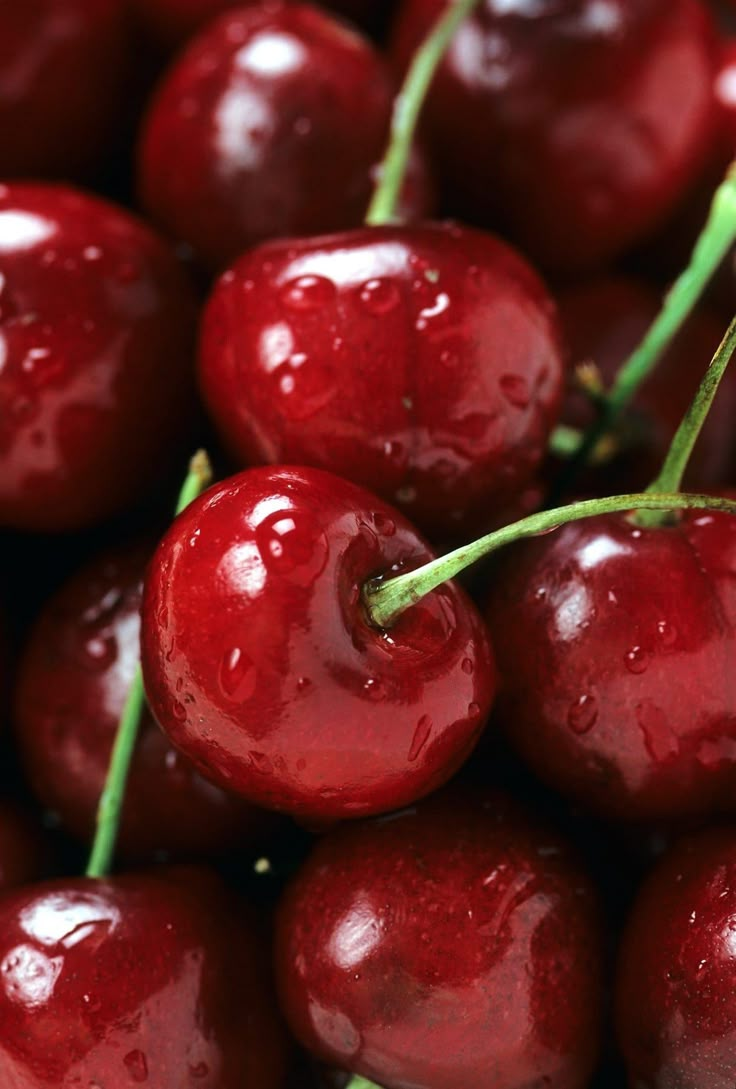
#> input picture test5.jpg, 736 x 1089 px, found by its file name
$ python redfilter.py
#> lines starting #> are read from the running program, lines starting #| are printed output that depends on the picture; after the words box and inside, x2 and y2 are one past the last pixel; in counts of white or black regions, pixels touching at a corner belong together
import cv2
import numpy as np

def enhance_red_weak(image_path, output_path="enhanced_red.png"):
    # Load the image
#> called with image_path = 'images/test5.jpg', output_path = 'enhanced_red.png'
    img = cv2.imread(image_path)
#> img is the input picture: shape (1089, 736, 3); mean B, G, R 28.1, 32.7, 95.1
    if img is None:
        print("Error: Could not load image.")
        return

    # Convert to LAB color space
    lab = cv2.cvtColor(img, cv2.COLOR_BGR2LAB)
#> lab: shape (1089, 736, 3); mean of channels 0, 1, 2 58.5, 153.8, 146
    L, A, B = cv2.split(lab)
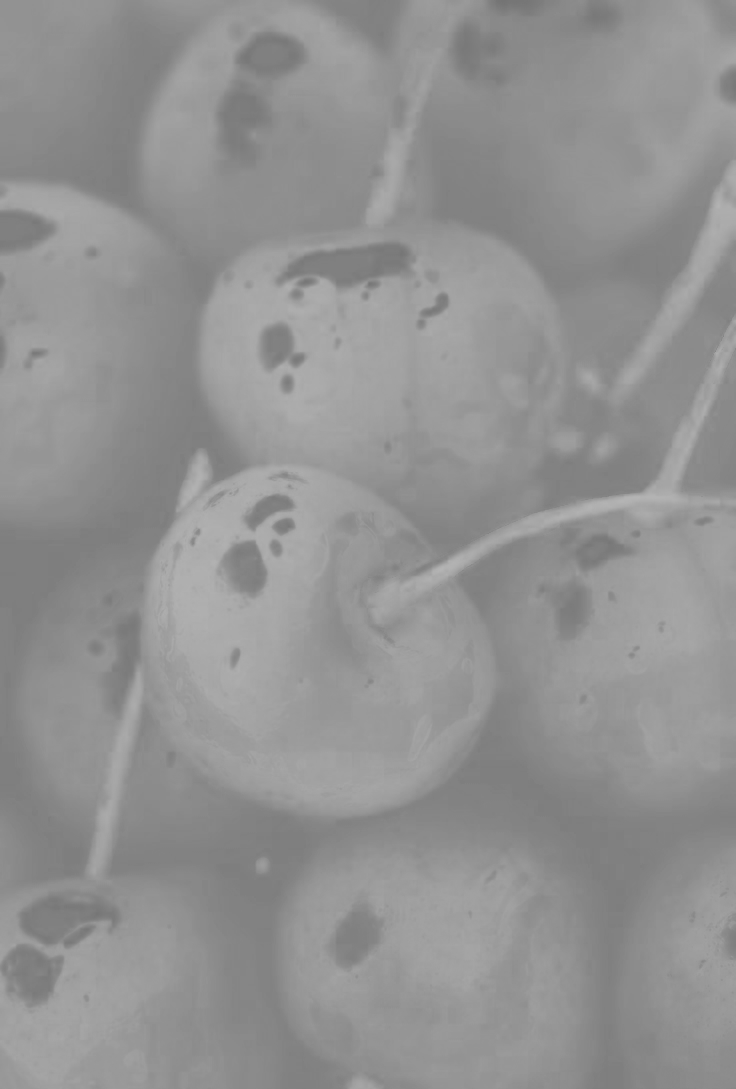
#> B: shape (1089, 736); min 116, max 181, mean 146

    # 🌟 Boost red tones (increase A channel for red shift)
    A = cv2.add(A, 30)  # Increase red intensity
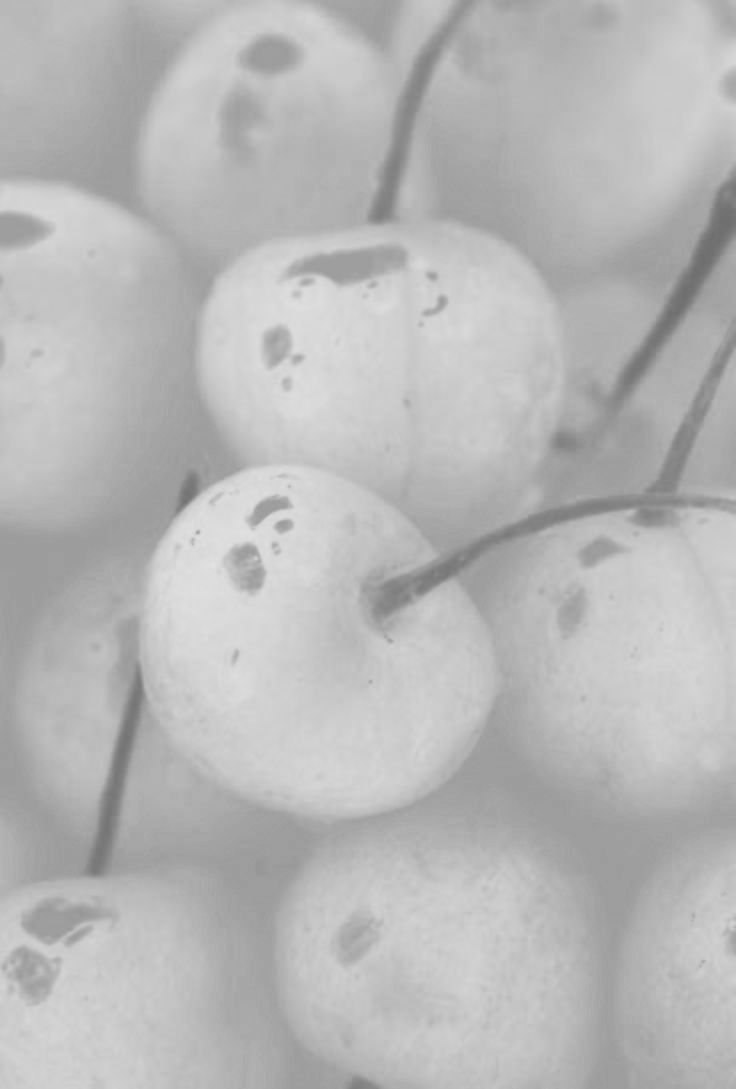
#> A: shape (1089, 736); min 110, max 226, mean 183.8

    # 🌟 Boost contrast using histogram equalization
    L = cv2.equalizeHist(L)
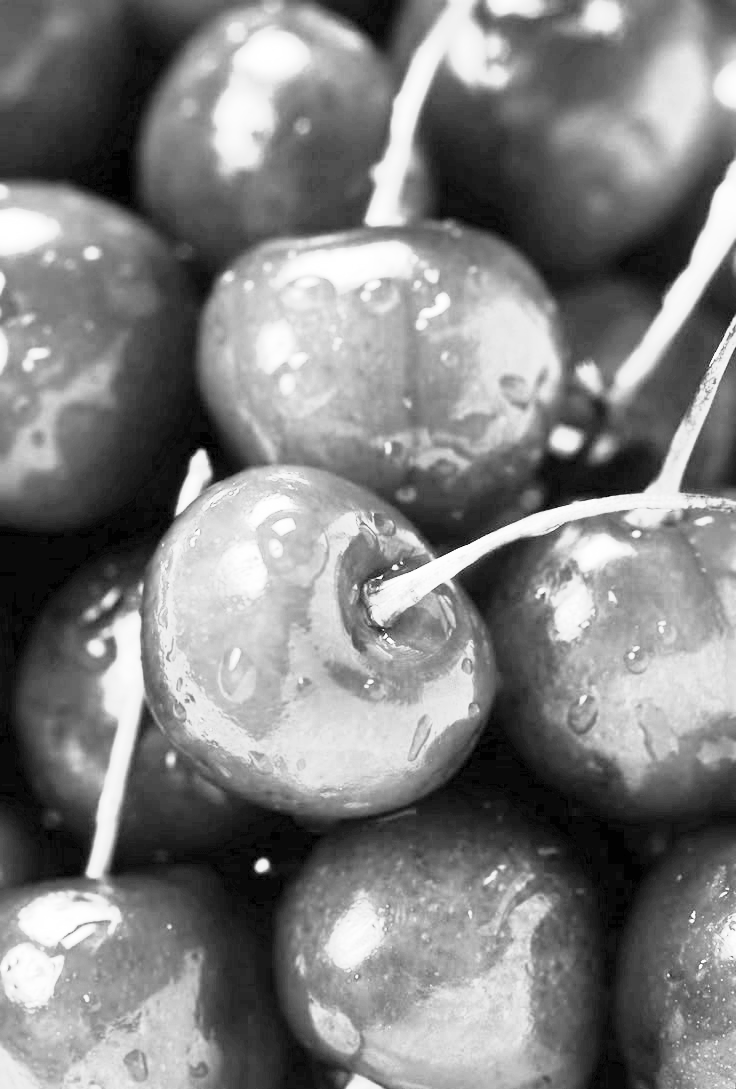
#> L: shape (1089, 736); min 0, max 255, mean 128.7

    # Merge adjusted channels
    enhanced_lab = cv2.merge([L, A, B])
#> enhanced_lab: shape (1089, 736, 3); mean of channels 0, 1, 2 128.7, 183.8, 146
    enhanced_img = cv2.cvtColor(enhanced_lab, cv2.COLOR_LAB2BGR)

    # 🌟 Shift red tones to orange or pink for better visibility
    hsv = cv2.cvtColor(enhanced_img, cv2.COLOR_BGR2HSV)
#> hsv: shape (1089, 736, 3); mean H, S, V 165.1, 181.7, 187.9
    lower_red1 = np.array([0, 40, 40])
    upper_red1 = np.array([10, 255, 255])
    lower_red2 = np.array([170, 40, 40])
    upper_red2 = np.array([180, 255, 255])

    # Create mask for red
    mask = cv2.inRange(hsv, lower_red1, upper_red1) + cv2.inRange(hsv, lower_red2, upper_red2)
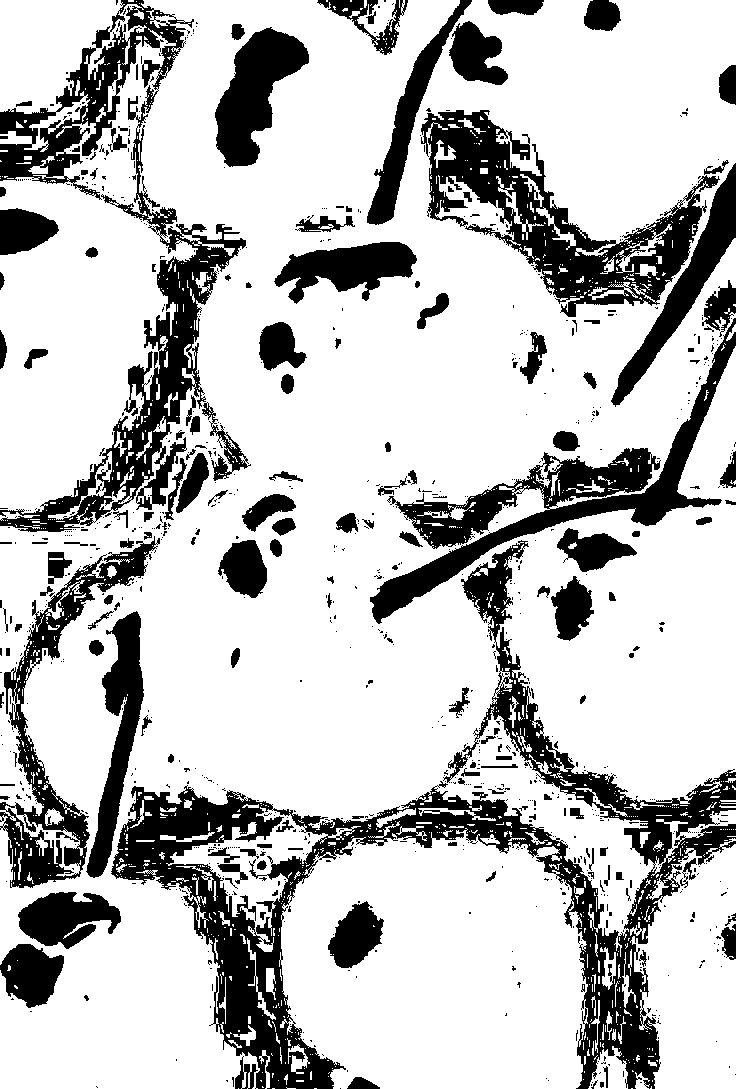
#> mask: shape (1089, 736); 75.8% white; 942 black regions (782 under 20 px), largest, box (x1, y1, x2, y2) and area: (111, 540, 736, 1089) 52246, (0, 0, 246, 532) 25923, (421, 110, 720, 317) 18383

    # Replace red with orange (BGR for orange = [0, 165, 255])
    enhanced_img[mask > 0] = [0, 165, 255]

    # 🌟 Add edge highlighting for better object separation
    edges = cv2.Canny(enhanced_img, 100, 200)
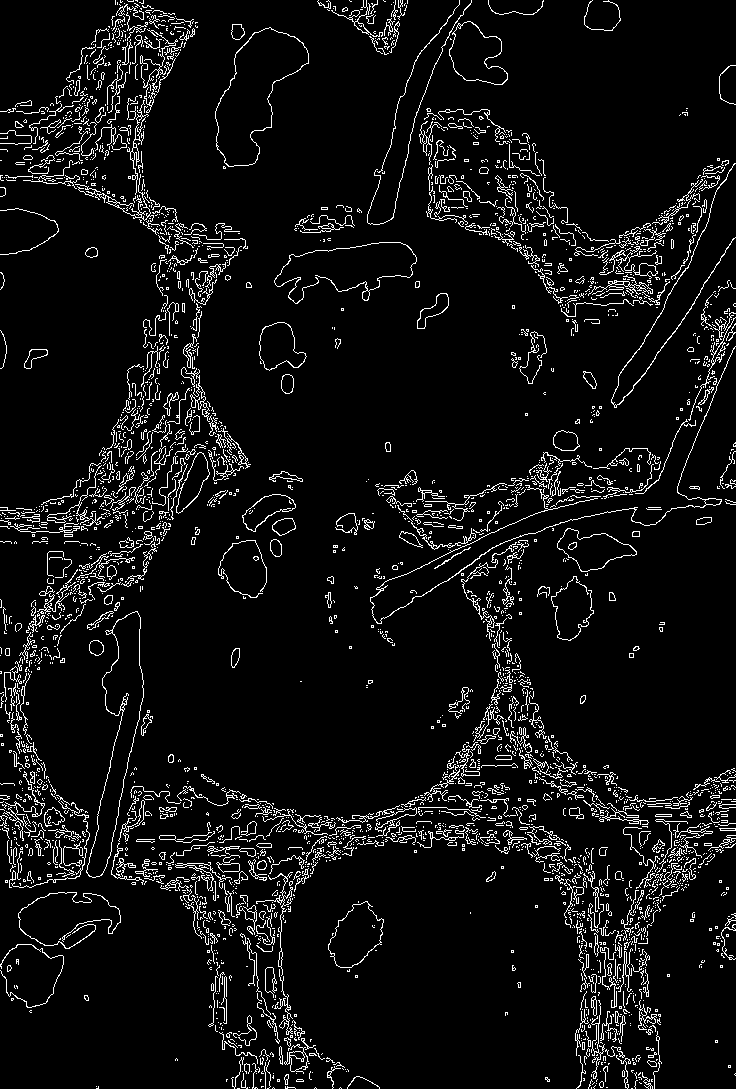
#> edges: shape (1089, 736); 6.5% white in thin lines or dots
    enhanced_img[edges > 0] = [0, 0, 0]  # Black edges
#> enhanced_img: shape (1089, 736, 3); mean B, G, R 20.8, 137.2, 217

    # Resize the image for display
    height, width = enhanced_img.shape[:2]
#> height = 1089; width = 736
    max_height = 500
    if height > max_height:
        scaling_factor = max_height / height
#> scaling_factor = 0.459
        enhanced_img_resized = cv2.resize(enhanced_img, None, fx=scaling_factor, fy=scaling_factor, interpolation=cv2.INTER_AREA)
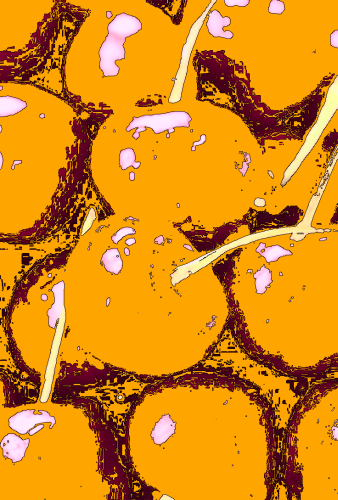
#> enhanced_img_resized: shape (500, 338, 3); mean B, G, R 20.8, 137.2, 217
    else:
        enhanced_img_resized = enhanced_img

    # Save and display result
    cv2.imwrite(output_path, enhanced_img)
    cv2.imshow("Enhanced for Red-weak Vision", enhanced_img_resized)
    cv2.waitKey(0)
    cv2.destroyAllWindows()

# Example usage
image_path = "images/test5.jpg"
enhance_red_weak(image_path)

$ run again, with enhanced_blue.png saved as test5.jpg
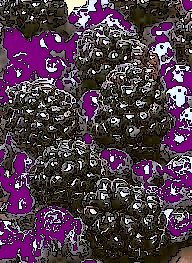
#> input picture enhanced_blue.png, 192 x 263 px, found by its file name
#> in enhance_red_weak, img is the input picture: shape (263, 192, 3); mean B, G, R 74.7, 58.8, 81.2
#> lab: shape (263, 192, 3); mean of channels 0, 1, 2 71.3, 138.4, 124.2
#> enhanced_lab: shape (263, 192, 3); mean of channels 0, 1, 2 122.1, 168.4, 124.2
#> hsv: shape (263, 192, 3); mean H, S, V 158.1, 153, 169.2
#> in enhance_red_weak, `mask = cv2.inRange(hsv, lower_red1, upper_red1) + cv2.inRange(hsv, low..`:
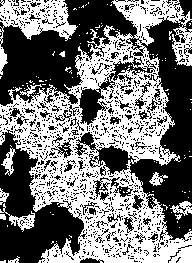
#> mask: shape (263, 192); 46.5% white; 130 white regions (117 under 20 px), largest, box (x1, y1, x2, y2) and area: (0, 0, 192, 263) 20207, (0, 0, 78, 75) 1963, (0, 203, 35, 232) 267
#> edges: shape (263, 192); 29.3% white in thin lines or dots
#> in enhance_red_weak, `enhanced_img[edges > 0] = [0, 0, 0]`:
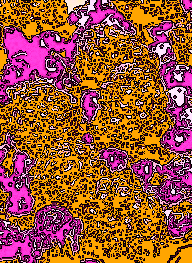
#> enhanced_img: shape (263, 192, 3); mean B, G, R 56.4, 82.9, 153

$ run again, with enhanced_green.png saved as test5.jpg
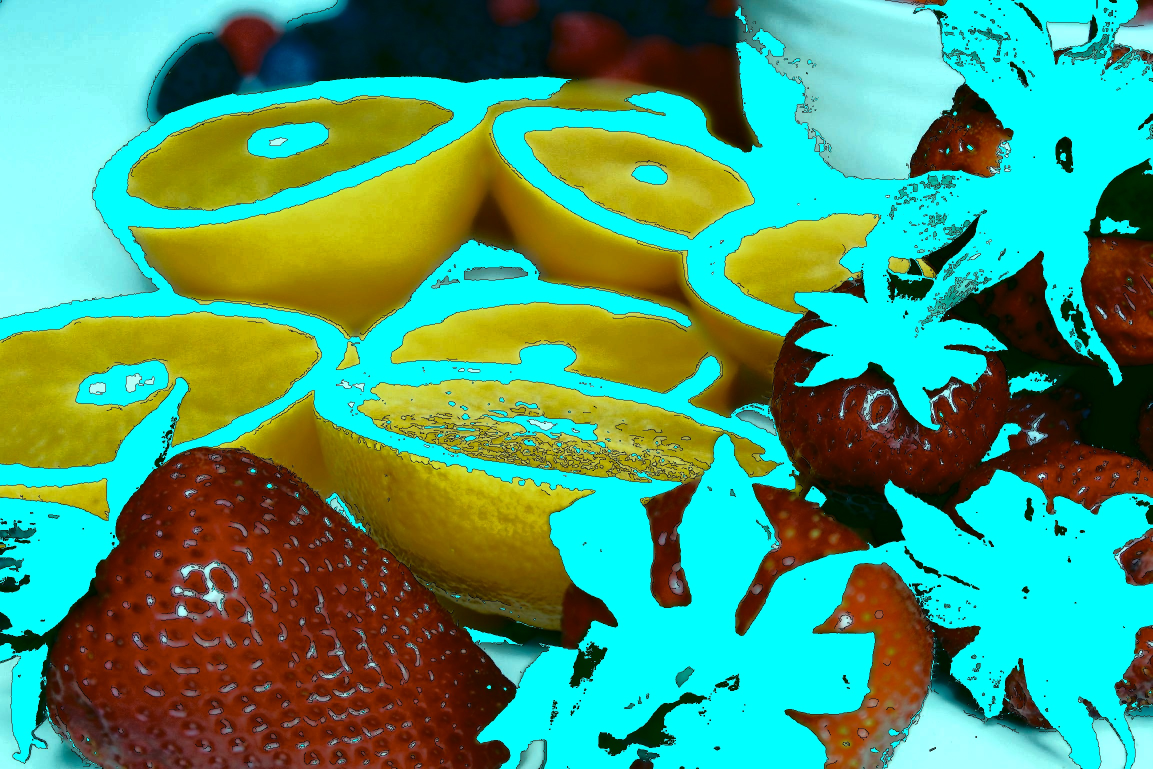
#> input picture enhanced_green.png, 2305 x 1537 px, found by its file name (shown at 1/2 size)
#> in enhance_red_weak, img is the input picture: shape (1537, 2305, 3); mean B, G, R 117.6, 154.8, 74.7
#> lab: shape (1537, 2305, 3); mean of channels 0, 1, 2 152.1, 111.9, 142.4
#> enhanced_lab: shape (1537, 2305, 3); mean of channels 0, 1, 2 136.3, 141.9, 142.4
#> hsv: shape (1537, 2305, 3); mean H, S, V 87.3, 165.4, 169
#> in enhance_red_weak, `mask = cv2.inRange(hsv, lower_red1, upper_red1) + cv2.inRange(hsv, low..`:
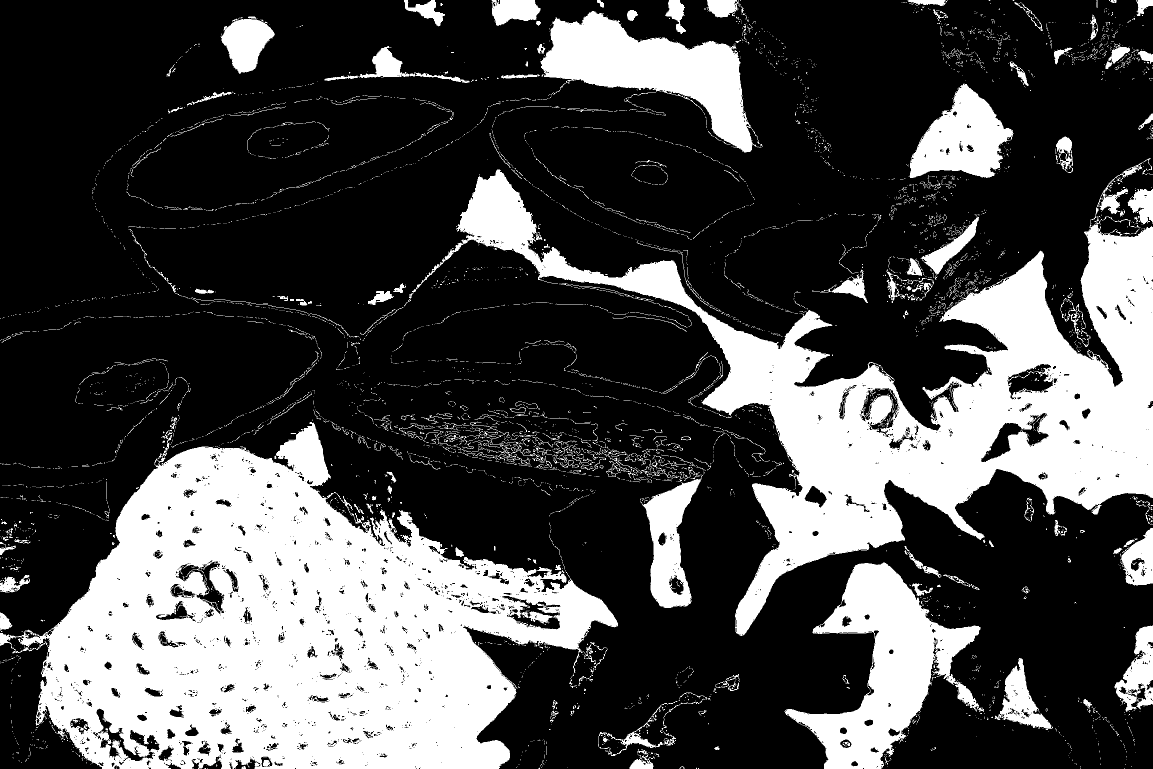
#> mask: shape (1537, 2305) (shown at 1/2 size); 29.2% white; 6155 white regions (5668 under 20 px), largest, box (x1, y1, x2, y2) and area: (0, 844, 1236, 1537) 459331, (808, 316, 2305, 1272) 319292, (1569, 1125, 1968, 1537) 63771
#> edges: shape (1537, 2305); 7.8% white in thin lines or dots
#> in enhance_red_weak, `enhanced_img_resized = cv2.resize(enhanced_img, None, fx=scaling_facto..`:
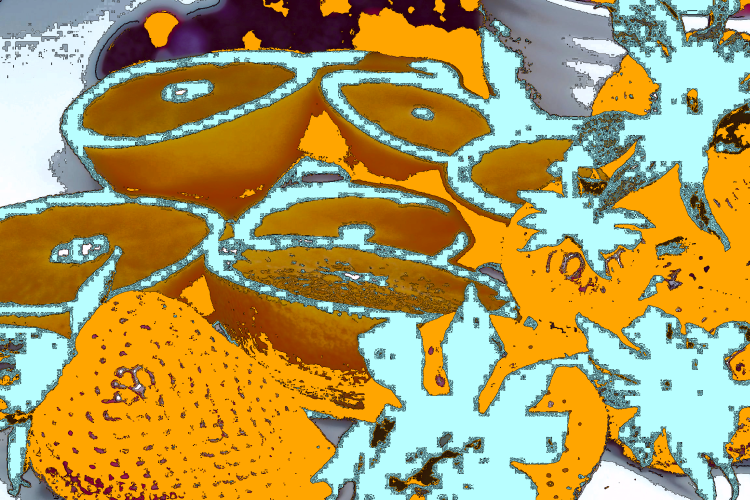
#> enhanced_img_resized: shape (500, 750, 3); mean B, G, R 92.6, 154.4, 174.4
